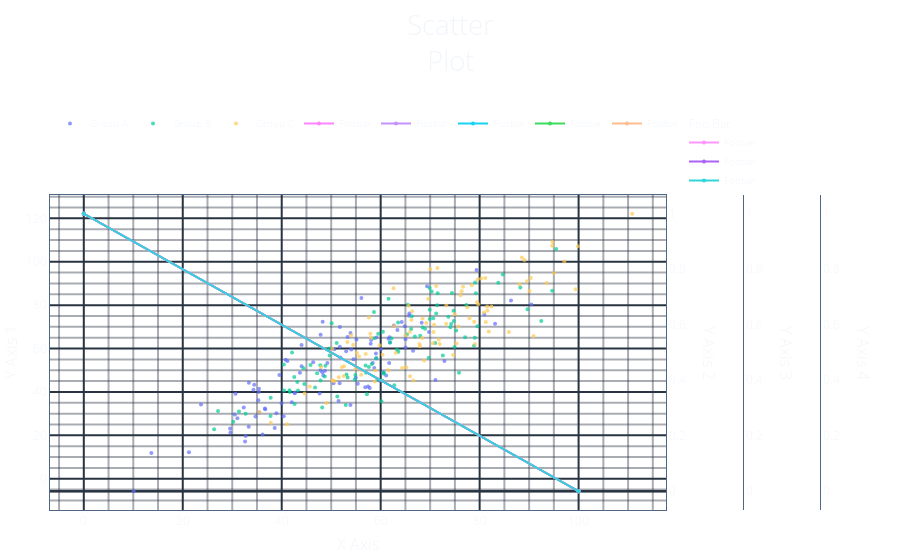

Notebook code cell kept with this figure:
### Code cell
import numpy as np
import plotly.graph_objects as go

from mayutils.visualisation.graphs import (
    Plot,
    PlotConfig,
    TracesConfig,
)

np.random.seed(39)

fig = Plot(
    description="",
    plot_config=PlotConfig(
        yaxes_configs=(
            TracesConfig(
                traces=(
                    *[
                        go.Scatter(
                            x=(
                                x := np.random.normal(
                                    loc=50 + i * 10, scale=15, size=100
                                )
                            ),
                            y=x + np.random.normal(loc=0, scale=10, size=100),
                            mode="markers",
                            name=category,
                            marker=dict(
                                opacity=0.7,
                                line_width=0,
                            ),
                        )
                        for i, category in enumerate(["Group A", "Group B", "Group C"])
                    ],
                ),
                yaxis_config=dict(title="Y Axis 1"),
            ),
            TracesConfig(
                traces=(
                    go.Scatter(
                        x=[0, 100],
                        y=[1, 0],
                        name="Foobar",
                    ),
                ),
                yaxis_config=dict(title="Y Axis 2"),
            ),
            TracesConfig(
                traces=(
                    go.Scatter(
                        x=[0, 100],
                        y=[1, 0],
                        name="Foobar",
                    ),
                ),
                yaxis_config=dict(title="Y Axis 3"),
            ),
            TracesConfig(
                traces=(
                    go.Scatter(
                        x=[0, 100],
                        y=[1, 0],
                        name="Foobar",
                    ),
                    go.Scatter(
                        x=[0, 100],
                        y=[1, 0],
                        name="Foobar",
                    ),
                    go.Scatter(
                        x=[0, 100],
                        y=[1, 0],
                        name="Foobar",
                    ),
                    go.Scatter(
                        x=[0, 100],
                        y=[1, 0],
                        name="Foobar",
                        legendgroup="foobar",
                    ),
                    go.Scatter(
                        x=[0, 100],
                        y=[1, 0],
                        name="Foobar",
                        legendgroup="foobar",
                    ),
                    go.Scatter(
                        x=[0, 100],
                        y=[1, 0],
                        name="Foobar",
                        legendgroup="foobar",
                        legendgrouptitle_text="Foo Bar",
                    ),
                ),
                yaxis_config=dict(title="Y Axis 4"),
            ),
        ),
        xaxis_config=dict(title="X Axis"),
    ),
    layout=dict(
        title_text="Scatter\nPlot",
        # margin_t=150,
        # title_pad_b=100,
        # width=900,
        # height=600,
        # margin_r=150,
    ),
).shift_title(120)(save=False)

### Figure 1 — Plotly figure (JSON) as saved in the notebook; plotly's stock layout.template omitted (floating-point values rounded to 4 significant figures)
{"data": [{"marker": {"line": {"width": 0}, "opacity": 0.7}, "mode": "markers", "name": "Group A", "type": "scatter", "x": [71.07, 53.32, 47.82, 51.85, 59.09, 86.34, 21.25, 13.66, 59.69, 53.02, 47.65, 61.58, 29.64, 60.53, 65.8, 54.05, 35.44, 65.72, 68.29, 49.22, 33.38, 54.97, 29.57, 51.71, 58.4, 79.37, 80.95, 58.71, 65.02, 58.07, 36.14, 10.08, 61.8, 57.47, 53.89, 36.6, 35.36, 34.44, 56.1, 39.97, 59.04, 40.78, 36.67, 69.37, 39.53, 38.92, 64.26, 51.48, 44.02, 61.11, 32.59, 34.29, 23.69, 35.41, 48.75, 59.16, 66.55, 33.33, 57.79, 61.88, 41.15, 55.11, 90.45, 38.58, 64.88, 40.4, 55.37, 60.05, 48.27, 57.98, 72.89, 51.75, 50.47, 46.36, 83.12, 48.42, 53.89, 65.02, 30.67, 32.33, 30.51, 62.67, 31.04, 47.86, 51.74, 61.72, 43.68, 34.7, 48.22, 42.05, 69.77, 42.66, 35.28, 42.63, 63.38, 56.88, 32.71, 44.01, 54.5, 50.63], "y": [45.55, 65.35, 50.06, 55.83, 55.53, 82.14, 12.22, 11.89, 45.31, 58.79, 39.24, 64.53, 21.29, 48.97, 76.14, 59.56, 30.58, 75.08, 71.9, 53.34, 44.19, 46.58, 23.1, 44.07, 53.29, 96.18, 75.66, 51.06, 64.24, 63.96, 20.38, -5.759, 65.17, 42.46, 33.95, 32.4, 40.03, 43.32, 83.25, 34.75, 57.69, 54.88, 32.01, 88.71, 47.85, 30.17, 72.2, 35.8, 51.85, 47.54, 17.12, 41.06, 34.18, 41.51, 49.82, 65.08, 59.01, 23.99, 41.78, 62.75, 54.28, 64.17, 80.36, 23.44, 70.28, 28.78, 43.8, 59.67, 72.41, 62.23, 54.26, 69.96, 44.01, 53.72, 71.4, 47.57, 67.21, 60.44, 39.2, 32.8, 29.61, 70.62, 27.92, 66.42, 60.89, 53.34, 48.82, 28.68, 49.03, 35.2, 67.58, 39.78, 36.13, 39.45, 68.52, 42.14, 19.71, 61.69, 55.08, 59.73], "yaxis": "y"}, {"marker": {"line": {"width": 0}, "opacity": 0.7}, "mode": "markers", "name": "Group B", "type": "scatter", "x": [94.66, 68.45, 54.88, 92.47, 49.6, 74.41, 59.33, 74.1, 45.82, 58.18, 65.47, 70.62, 58.64, 63.31, 56.95, 37.77, 78.87, 42.09, 79.03, 27.13, 74.71, 74.77, 61.88, 60.15, 69.92, 60.66, 40.43, 63.57, 69.9, 51.11, 71.22, 77.07, 31.36, 67.99, 47.15, 58.69, 59.11, 50.09, 47.8, 59.5, 46.74, 41.58, 60.61, 71.52, 70.29, 83.77, 57.05, 74.94, 47.85, 43.15, 42.54, 60.35, 62.19, 71.43, 61.59, 69.72, 62.74, 75.83, 52.95, 66.91, 37.74, 79.08, 68.98, 30.22, 54.76, 75.27, 53.09, 40.48, 57.22, 74.24, 51.24, 41.68, 89.67, 32.71, 72.57, 53.32, 69.91, 43.29, 77.31, 88.23, 79.55, 65.31, 48.83, 84.68, 26.34, 60.46, 66.3, 42.6, 79.24, 44.41, 95.48, 48.71, 48.18, 49.68, 57.62, 44.57, 63.53, 73.66, 71.02, 66.15], "y": [86.67, 69.74, 47.85, 72.7, 60.02, 85.55, 45.8, 69.88, 52.38, 52.91, 80.14, 73.99, 76.8, 59.49, 52.16, 37.37, 61.25, 58.19, 64.99, 31.2, 77.46, 72.73, 62.81, 35.76, 73.65, 48.35, 52.62, 58.59, 87.96, 62.53, 76.22, 65.18, 31.0, 65.87, 48.66, 64.75, 55.55, 71.69, 52.33, 66.81, 42.1, 40.84, 48.83, 85.48, 86.27, 90.32, 48.8, 60.75, 45.26, 44.59, 46.87, 45.16, 64.59, 79.92, 82.9, 55.81, 43.12, 48.84, 34.02, 65.53, 28.89, 90.48, 69.12, 26.27, 45.72, 68.32, 48.02, 40.73, 38.9, 71.33, 37.89, 39.97, 78.12, 29.91, 56.81, 46.66, 77.89, 40.7, 80.11, 88.13, 70.23, 66.52, 52.08, 94.1, 22.82, 67.75, 74.92, 34.4, 85.46, 50.97, 105.9, 47.08, 32.78, 56.8, 51.56, 43.66, 71.99, 74.64, 62.56, 69.06], "yaxis": "y"}, {"marker": {"line": {"width": 0}, "opacity": 0.7}, "mode": "markers", "name": "Group C", "type": "scatter", "x": [50.7, 97.12, 81.86, 61.58, 56.08, 79.49, 56.99, 54.45, 85.9, 71.93, 90.07, 37.8, 47.97, 52.17, 99.9, 44.61, 81.15, 68.76, 79.6, 81.58, 74.97, 65.88, 78.89, 56.07, 73.27, 70.7, 66.35, 50.22, 53.27, 75.34, 63.04, 68.48, 76.12, 78.39, 65.92, 80.86, 73.24, 64.34, 71.46, 58.92, 110.8, 52.52, 62.72, 68.4, 54.92, 81.25, 45.68, 82.4, 75.72, 49.09, 90.9, 70.58, 62.6, 65.01, 70.8, 95.01, 76.65, 50.32, 59.79, 90.34, 65.64, 93.54, 54.03, 66.61, 79.71, 89.58, 60.39, 41.08, 71.22, 74.67, 76.36, 58.8, 69.21, 69.62, 71.74, 67.95, 94.75, 51.54, 55.2, 88.54, 58.07, 55.63, 81.52, 87.99, 79.08, 89.05, 57.61, 77.94, 66.21, 52.59, 67.82, 80.31, 94.66, 50.23, 70.03, 65.16, 57.9, 77.49, 35.47, 99.41], "y": [44.95, 100.1, 67.9, 49.99, 49.98, 81.48, 57.45, 61.75, 67.65, 62.12, 86.48, 25.82, 51.54, 51.41, 107.1, 39.26, 92.48, 54.52, 91.79, 77.48, 75.78, 67.69, 72.37, 47.96, 79.89, 67.64, 77.24, 45.25, 63.07, 62.33, 58.09, 73.82, 84.55, 89.13, 47.2, 76.61, 71.45, 51.08, 97.1, 49.88, 122.1, 47.32, 70.44, 64.85, 50.75, 72.2, 42.53, 79.35, 70.22, 34.94, 65.78, 62.44, 87.76, 66.14, 71.03, 94.86, 88.47, 45.23, 61.56, 92.46, 79.68, 90.18, 66.12, 45.23, 80.39, 91.04, 57.15, 25.12, 88.84, 57.01, 86.43, 44.81, 71.74, 83.0, 64.15, 61.06, 109.2, 46.76, 57.94, 101.9, 65.01, 56.32, 79.43, 89.62, 62.07, 100.8, 74.3, 74.03, 73.2, 51.88, 62.05, 92.3, 107.4, 59.9, 96.59, 51.39, 66.88, 79.0, 30.81, 87.37], "yaxis": "y"}, {"name": "Foobar", "type": "scatter", "x": [0, 100], "y": [1, 0], "yaxis": "y2"}, {"name": "Foobar", "type": "scatter", "x": [0, 100], "y": [1, 0], "yaxis": "y3"}, {"name": "Foobar", "type": "scatter", "x": [0, 100], "y": [1, 0], "yaxis": "y4"}, {"name": "Foobar", "type": "scatter", "x": [0, 100], "y": [1, 0], "yaxis": "y4"}, {"name": "Foobar", "type": "scatter", "x": [0, 100], "y": [1, 0], "yaxis": "y4"}, {"legendgroup": "foobar", "name": "Foobar", "type": "scatter", "x": [0, 100], "y": [1, 0], "yaxis": "y4"}, {"legendgroup": "foobar", "name": "Foobar", "type": "scatter", "x": [0, 100], "y": [1, 0], "yaxis": "y4"}, {"legendgroup": "foobar", "legendgrouptitle": {"text": "Foo Bar"}, "name": "Foobar", "type": "scatter", "x": [0, 100], "y": [1, 0], "yaxis": "y4"}], "layout": {"annotations": [{"font": {"size": 16}, "showarrow": false, "text": "Y Axis 2", "textangle": 90, "x": 0.8, "xanchor": "left", "xref": "paper", "xshift": 30, "y": 0.5, "yanchor": "middle", "yref": "paper"}, {"font": {"size": 16}, "showarrow": false, "text": "Y Axis 3", "textangle": 90, "x": 0.9, "xanchor": "left", "xref": "paper", "xshift": 30, "y": 0.5, "yanchor": "middle", "yref": "paper"}, {"font": {"size": 16}, "showarrow": false, "text": "Y Axis 4", "textangle": 90, "x": 1, "xanchor": "left", "xref": "paper", "xshift": 30, "y": 0.5, "yanchor": "middle", "yref": "paper"}], "margin": {"t": 195}, "title": {"pad": {"b": 160}, "text": "Scatter<br>Plot"}, "xaxis": {"domain": [0, 0.8], "title": {"text": "X Axis"}}, "yaxis": {"title": {"text": "Y Axis 1"}}, "yaxis2": {"anchor": "x", "gridcolor": "#283442", "gridwidth": 2, "linecolor": "#506784", "minor": {"showgrid": false}, "mirror": true, "overlaying": "y", "position": 0.8, "showgrid": false, "showline": true, "side": "right", "tickfont": {"size": 12}, "ticklabelmode": "period", "tickmode": "auto", "title": {"text": ""}, "zeroline": true, "zerolinecolor": "#283442", "zerolinewidth": 2}, "yaxis3": {"anchor": "free", "gridcolor": "#283442", "gridwidth": 2, "linecolor": "#506784", "minor": {"showgrid": false}, "mirror": true, "overlaying": "y", "position": 0.9, "showgrid": false, "showline": true, "side": "right", "tickfont": {"size": 12}, "ticklabelmode": "period", "tickmode": "auto", "title": {"text": ""}, "zeroline": true, "zerolinecolor": "#283442", "zerolinewidth": 2}, "yaxis4": {"anchor": "free", "gridcolor": "#283442", "gridwidth": 2, "linecolor": "#506784", "minor": {"showgrid": false}, "mirror": true, "overlaying": "y", "position": 1, "showgrid": false, "showline": true, "side": "right", "tickfont": {"size": 12}, "ticklabelmode": "period", "tickmode": "auto", "title": {"text": ""}, "zeroline": true, "zerolinecolor": "#283442", "zerolinewidth": 2}}}
